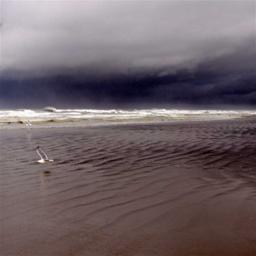
#> input picture 3scenes/coast/coast_cdmc922.jpg, 256 x 256 px, found by its file name
$ python image_class_utils.py
#> lines starting #> are read from the running program, lines starting #| are printed output that depends on the picture
### utils/RGBHistogram.py
import cv2
import numpy as np

"""
This histogram will be used to charac- terize the color of the flower petals,
which is a good starting point for classifying the species of a flower


Usage:
from RGBHistogram import RGBHistogram

hist = RGBHistogram(bins=(8,8,8))

features = hist.get_features(path_to_image)


"""


class RGBHistogram:

    def __init__(self, bins):
        self.bins = bins

    def get_features(self, imagePath, color_stats_only=False):
#> called with color_stats_only = False
        img = cv2.imread(imagePath)
#> img is the input picture: shape (256, 256, 3); mean B, G, R 104.1, 99.6, 112.3
        features = []
        if img is not None:
            features.extend(self.extract_color_stats(img))
            if not color_stats_only:
                features.extend(self.describe(img).tolist())

        return features

    def extract_color_stats(self, image):
        # split the input image into its respective RGB color channels
        # and then create a feature vector with 6 values: the mean and
        # standard deviation for each of the 3 channels, respectively
        (B, G, R) = cv2.split(image)
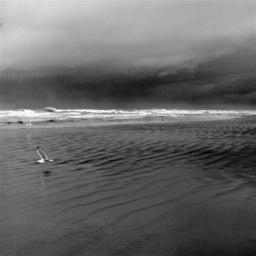
#> B: shape (256, 256); min 0, max 255, mean 104.1
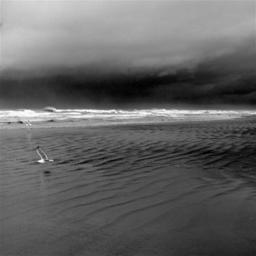
#> G: shape (256, 256); min 0, max 255, mean 99.6
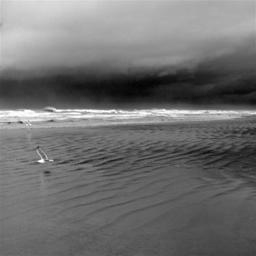
#> R: shape (256, 256); min 2, max 255, mean 112.3
        stats = [np.mean(R), np.mean(G), np.mean(B), np.std(R),
                 np.std(G), np.std(B)]
#> stats = [112.3, 99.64, 104.1, 47.88, 50.49, 49.36]

        # perform a min/max scaling on the mean and standard deviation since we are
        # normalizing the histogram bins as well.
        # np_stats = np.array(stats)
        # normal_np_stats = np.interp(np_stats, (np_stats.min(), np_stats.max()), (0, +1))

        # return our set of features
        return stats

    def describe(self, image, mask=None):
        hist = cv2.calcHist([image], [0, 1, 2],
                            mask, self.bins, [0, 256, 0, 256, 0, 256])
        cv2.normalize(hist, hist)

        # return as a feature vector
        return hist.flatten()

### utils/image_class_utils.py
import matplotlib.gridspec as gridspec
import numpy as np
from matplotlib import pyplot as plt
import cv2
import warnings
warnings.filterwarnings("ignore", category=DeprecationWarning)
import pandas as pd


from utils.RGBHistogram import RGBHistogram

def get_image_features(img_path, color_stats_only=False, include_image_name=False):
    rgbHisto = RGBHistogram([8, 8, 8])
    features = rgbHisto.get_features(img_path, color_stats_only=color_stats_only)
#> features = 518 values, max 112.3 at index 0, min 0 at index 8, mean 0.902

    img_name = img_path.split("/")[-1]

    if include_image_name:
        features.insert(0, img_name)
    return features

# [59 lines left out: functions plot_rgb_histogram, get_normalized_image_histogram, plot_binned_histogram, image_summaries, not called in this run]


if __name__ == '__main__':
    test_images = [
        '../data/3scenes_holdout/coast/coast_cdmc922.jpg',
        '../data/3scenes_holdout/coast/coast_n291061.jpg',
        '../data/3scenes_holdout/forest/forest_for15.jpg',
        '../data/3scenes_holdout/forest/forest_nat982.jpg',
        '../data/3scenes_holdout/highway/highway_art820.jpg',
        '../data/3scenes_holdout/highway/highway_urb537.jpg'
    ]
    feature_matrix = []
    for test_image in test_images:
        print("-----------------------------")
        features = get_image_features(test_image)
        print(features)
#> (printed output is left out)
        feature_matrix.append(features)
#> pass 2 of the loop `for test_image in test_images:`:
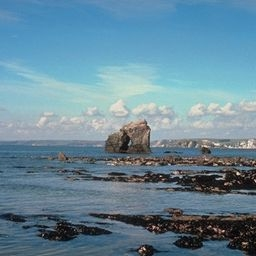
#> input picture 3scenes_holdout/coast/coast_n291061.jpg, 256 x 256 px, found by its file name
#> in get_features, img is the input picture: shape (256, 256, 3); mean B, G, R 153, 136.2, 103.5
#> in extract_color_stats (call 2), `(B, G, R) = cv2.split(image)`:
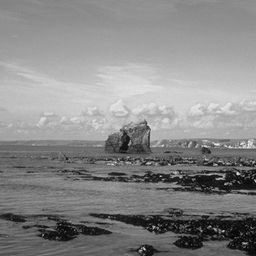
#> G: shape (256, 256); min 0, max 244, mean 136.2
#> in extract_color_stats (call 2), `(B, G, R) = cv2.split(image)`:
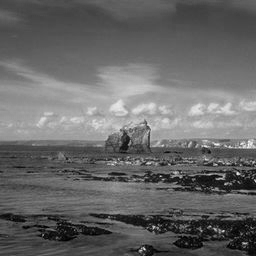
#> R: shape (256, 256); min 0, max 253, mean 103.5
#> stats = [103.5, 136.2, 153, 42.75, 49.98, 54.41]
#> `features = get_image_features(test_image)`: features = 518 values, max 153 at index 2, min 0 at index 8, mean 1.05
#> (printed output is left out)
#> pass 3 of the loop `for test_image in test_images:`:
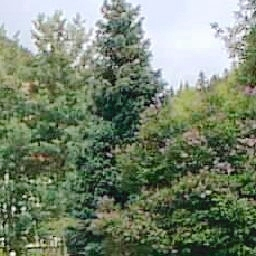
#> input picture 3scenes_holdout/forest/forest_for15.jpg, 256 x 256 px, found by its file name
#> in get_features, img is the input picture: shape (256, 256, 3); mean B, G, R 109.3, 131.5, 118
#> in extract_color_stats (call 3), `(B, G, R) = cv2.split(image)`:
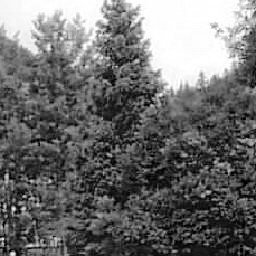
#> B: shape (256, 256); min 0, max 255, mean 109.3
#> in extract_color_stats (call 3), `(B, G, R) = cv2.split(image)`:
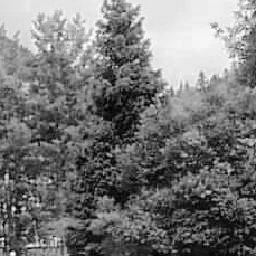
#> R: shape (256, 256); min 0, max 255, mean 118
#> stats = [118, 131.5, 109.3, 64.95, 60.6, 72.99]
#> `features = get_image_features(test_image)`: features = 518 values, max 131.5 at index 1, min 0 at index 8, mean 1.08
#> the loop made 6 passes; the first 3 are shown

    df = pd.DataFrame(data=feature_matrix)
    print(df.head())
